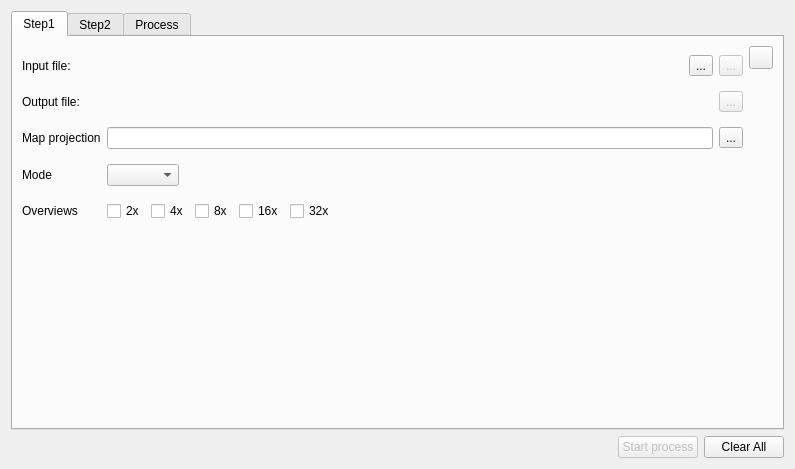
<?xml version="1.0" encoding="UTF-8"?>
<ui version="4.0">
 <class>ICreateMapGeoTiff</class>
 <widget class="QWidget" name="ICreateMapGeoTiff">
  <property name="geometry">
   <rect>
    <x>0</x>
    <y>0</y>
    <width>795</width>
    <height>469</height>
   </rect>
  </property>
  <property name="windowTitle">
   <string>Form</string>
  </property>
  <layout class="QVBoxLayout" name="verticalLayout">
   <item>
    <widget class="QTabWidget" name="tabWidget">
     <property name="currentIndex">
      <number>0</number>
     </property>
     <widget class="QWidget" name="toolBoxStep1">
      <attribute name="icon">
       <iconset>
        <normalon>:/pics/Step1.png</normalon>
       </iconset>
      </attribute>
      <attribute name="title">
       <string>Step1</string>
      </attribute>
      <layout class="QGridLayout" name="gridLayout">
       <item row="0" column="0">
        <layout class="QGridLayout" name="gridLayout_4">
         <property name="sizeConstraint">
          <enum>QLayout::SetMinimumSize</enum>
         </property>
         <item row="0" column="0">
          <widget class="QLabel" name="label_2">
           <property name="sizePolicy">
            <sizepolicy hsizetype="Maximum" vsizetype="Preferred">
             <horstretch>0</horstretch>
             <verstretch>0</verstretch>
            </sizepolicy>
           </property>
           <property name="text">
            <string>Input file:</string>
           </property>
          </widget>
         </item>
         <item row="0" column="1">
          <layout class="QHBoxLayout" name="_4">
           <item>
            <widget class="QLabel" name="labelInputFile">
             <property name="text">
              <string/>
             </property>
             <property name="alignment">
              <set>Qt::AlignLeading|Qt::AlignLeft|Qt::AlignVCenter</set>
             </property>
            </widget>
           </item>
           <item>
            <spacer name="horizontalSpacer_3">
             <property name="orientation">
              <enum>Qt::Horizontal</enum>
             </property>
             <property name="sizeHint" stdset="0">
              <size>
               <width>40</width>
               <height>20</height>
              </size>
             </property>
            </spacer>
           </item>
           <item>
            <widget class="QToolButton" name="pushOpenFile">
             <property name="toolTip">
              <string>open input file</string>
             </property>
             <property name="text">
              <string notr="true">...</string>
             </property>
            </widget>
           </item>
           <item>
            <widget class="QToolButton" name="toolReload">
             <property name="enabled">
              <bool>false</bool>
             </property>
             <property name="toolTip">
              <string>reload input file</string>
             </property>
             <property name="text">
              <string>...</string>
             </property>
            </widget>
           </item>
          </layout>
         </item>
         <item row="1" column="0">
          <widget class="QLabel" name="label_3">
           <property name="sizePolicy">
            <sizepolicy hsizetype="Maximum" vsizetype="Preferred">
             <horstretch>0</horstretch>
             <verstretch>0</verstretch>
            </sizepolicy>
           </property>
           <property name="text">
            <string>Output file:</string>
           </property>
          </widget>
         </item>
         <item row="1" column="1">
          <layout class="QHBoxLayout" name="_5">
           <item>
            <widget class="QLabel" name="labelOutputFile">
             <property name="text">
              <string/>
             </property>
            </widget>
           </item>
           <item>
            <widget class="QToolButton" name="toolOutFile">
             <property name="enabled">
              <bool>false</bool>
             </property>
             <property name="toolTip">
              <string>select output file</string>
             </property>
             <property name="text">
              <string>...</string>
             </property>
            </widget>
           </item>
          </layout>
         </item>
         <item row="2" column="0">
          <widget class="QLabel" name="label">
           <property name="text">
            <string>Map projection</string>
           </property>
          </widget>
         </item>
         <item row="2" column="1">
          <layout class="QHBoxLayout" name="_6">
           <item>
            <widget class="QLineEdit" name="lineMapProjection"/>
           </item>
           <item>
            <widget class="QToolButton" name="toolProjWizard">
             <property name="toolTip">
              <string>Projection Wizard</string>
             </property>
             <property name="text">
              <string>...</string>
             </property>
            </widget>
           </item>
          </layout>
         </item>
         <item row="3" column="0">
          <widget class="QLabel" name="label_4">
           <property name="text">
            <string>Mode</string>
           </property>
          </widget>
         </item>
         <item row="3" column="1">
          <layout class="QHBoxLayout" name="horizontalLayout_2">
           <item>
            <widget class="QComboBox" name="comboMode"/>
           </item>
           <item>
            <spacer name="horizontalSpacer_2">
             <property name="orientation">
              <enum>Qt::Horizontal</enum>
             </property>
             <property name="sizeHint" stdset="0">
              <size>
               <width>40</width>
               <height>20</height>
              </size>
             </property>
            </spacer>
           </item>
          </layout>
         </item>
         <item row="4" column="0">
          <widget class="QLabel" name="label_7">
           <property name="text">
            <string>Overviews</string>
           </property>
          </widget>
         </item>
         <item row="4" column="1">
          <layout class="QHBoxLayout" name="horizontalLayout_3">
           <item>
            <widget class="QCheckBox" name="check2x">
             <property name="text">
              <string>2x</string>
             </property>
            </widget>
           </item>
           <item>
            <widget class="QCheckBox" name="check4x">
             <property name="text">
              <string>4x</string>
             </property>
            </widget>
           </item>
           <item>
            <widget class="QCheckBox" name="check8x">
             <property name="text">
              <string>8x</string>
             </property>
            </widget>
           </item>
           <item>
            <widget class="QCheckBox" name="check16x">
             <property name="text">
              <string>16x</string>
             </property>
            </widget>
           </item>
           <item>
            <widget class="QCheckBox" name="check32x">
             <property name="text">
              <string>32x</string>
             </property>
            </widget>
           </item>
           <item>
            <spacer name="horizontalSpacer">
             <property name="orientation">
              <enum>Qt::Horizontal</enum>
             </property>
             <property name="sizeHint" stdset="0">
              <size>
               <width>40</width>
               <height>20</height>
              </size>
             </property>
            </spacer>
           </item>
          </layout>
         </item>
        </layout>
       </item>
       <item row="0" column="1">
        <layout class="QVBoxLayout" name="_2">
         <item>
          <widget class="CHelpButton" name="helpStep1">
           <property name="toolTip">
            <string>Help</string>
           </property>
           <property name="text">
            <string notr="true"/>
           </property>
          </widget>
         </item>
         <item>
          <spacer name="verticalSpacer">
           <property name="orientation">
            <enum>Qt::Vertical</enum>
           </property>
           <property name="sizeHint" stdset="0">
            <size>
             <width>20</width>
             <height>40</height>
            </size>
           </property>
          </spacer>
         </item>
        </layout>
       </item>
       <item row="1" column="0">
        <spacer name="verticalSpacer_2">
         <property name="orientation">
          <enum>Qt::Vertical</enum>
         </property>
         <property name="sizeHint" stdset="0">
          <size>
           <width>20</width>
           <height>187</height>
          </size>
         </property>
        </spacer>
       </item>
      </layout>
     </widget>
     <widget class="QWidget" name="toolBoxStep2">
      <attribute name="icon">
       <iconset>
        <normalon>:/pics/Step2.png</normalon>
       </iconset>
      </attribute>
      <attribute name="title">
       <string>Step2</string>
      </attribute>
      <layout class="QGridLayout" name="gridLayout_2">
       <item row="0" column="0">
        <layout class="QVBoxLayout" name="verticalLayout_2">
         <property name="sizeConstraint">
          <enum>QLayout::SetMinimumSize</enum>
         </property>
         <item>
          <layout class="QHBoxLayout" name="horizontalLayout_4">
           <item>
            <widget class="QLabel" name="label_5">
             <property name="text">
              <string>Ref. projection</string>
             </property>
            </widget>
           </item>
           <item>
            <widget class="QLineEdit" name="lineGCPProjection"/>
           </item>
           <item>
            <widget class="QToolButton" name="toolGCPProjWizard">
             <property name="toolTip">
              <string>&lt;html&gt;&lt;head&gt;&lt;meta name=&quot;qrichtext&quot; content=&quot;1&quot; /&gt;&lt;style type=&quot;text/css&quot;&gt;
p, li { white-space: pre-wrap; }
&lt;/style&gt;&lt;/head&gt;&lt;body style=&quot; font-family:'URW Gothic L'; font-size:9pt; font-weight:200; font-style:normal;&quot;&gt;
&lt;p style=&quot; margin-top:0px; margin-bottom:0px; margin-left:0px; margin-right:0px; -qt-block-indent:0; text-indent:0px;&quot;&gt;Projection Wizard&lt;/p&gt;&lt;/body&gt;&lt;/html&gt;</string>
             </property>
             <property name="text">
              <string>...</string>
             </property>
            </widget>
           </item>
          </layout>
         </item>
         <item>
          <layout class="QGridLayout" name="gridLayout_3">
           <item row="0" column="0">
            <widget class="QTreeWidget" name="treeWidget">
             <property name="enabled">
              <bool>false</bool>
             </property>
             <property name="sizePolicy">
              <sizepolicy hsizetype="Expanding" vsizetype="MinimumExpanding">
               <horstretch>0</horstretch>
               <verstretch>0</verstretch>
              </sizepolicy>
             </property>
             <property name="minimumSize">
              <size>
               <width>0</width>
               <height>150</height>
              </size>
             </property>
             <property name="selectionMode">
              <enum>QAbstractItemView::ExtendedSelection</enum>
             </property>
             <column>
              <property name="text">
               <string>label</string>
              </property>
             </column>
             <column>
              <property name="text">
               <string>Coord.</string>
              </property>
             </column>
             <column>
              <property name="text">
               <string>x</string>
              </property>
             </column>
             <column>
              <property name="text">
               <string>y</string>
              </property>
             </column>
            </widget>
           </item>
           <item row="0" column="1">
            <layout class="QVBoxLayout" name="_3">
             <item>
              <widget class="QPushButton" name="pushAddRef">
               <property name="enabled">
                <bool>false</bool>
               </property>
               <property name="text">
                <string>Add Ref.</string>
               </property>
              </widget>
             </item>
             <item>
              <widget class="QPushButton" name="pushLoadRef">
               <property name="enabled">
                <bool>false</bool>
               </property>
               <property name="text">
                <string>Load Ref.</string>
               </property>
              </widget>
             </item>
             <item>
              <widget class="QPushButton" name="pushSaveRef">
               <property name="enabled">
                <bool>false</bool>
               </property>
               <property name="text">
                <string>Save Ref.</string>
               </property>
              </widget>
             </item>
             <item>
              <widget class="QPushButton" name="pushDelRef">
               <property name="enabled">
                <bool>false</bool>
               </property>
               <property name="text">
                <string>Delete Ref.</string>
               </property>
              </widget>
             </item>
             <item>
              <widget class="QPushButton" name="pushGridTool">
               <property name="enabled">
                <bool>false</bool>
               </property>
               <property name="text">
                <string>Grid Tool</string>
               </property>
              </widget>
             </item>
             <item>
              <spacer>
               <property name="orientation">
                <enum>Qt::Vertical</enum>
               </property>
               <property name="sizeHint" stdset="0">
                <size>
                 <width>20</width>
                 <height>1</height>
                </size>
               </property>
              </spacer>
             </item>
            </layout>
           </item>
           <item row="1" column="0">
            <widget class="QLabel" name="label_6">
             <property name="sizePolicy">
              <sizepolicy hsizetype="Preferred" vsizetype="MinimumExpanding">
               <horstretch>0</horstretch>
               <verstretch>0</verstretch>
              </sizepolicy>
             </property>
             <property name="text">
              <string>Use the n and b key to step between reference points while fine tuning the points on the map.</string>
             </property>
             <property name="wordWrap">
              <bool>true</bool>
             </property>
            </widget>
           </item>
          </layout>
         </item>
        </layout>
       </item>
       <item row="0" column="1">
        <layout class="QVBoxLayout" name="_7">
         <item>
          <widget class="CHelpButton" name="helpStep2">
           <property name="enabled">
            <bool>false</bool>
           </property>
           <property name="text">
            <string notr="true"/>
           </property>
          </widget>
         </item>
         <item>
          <spacer name="verticalSpacer_3">
           <property name="orientation">
            <enum>Qt::Vertical</enum>
           </property>
           <property name="sizeHint" stdset="0">
            <size>
             <width>20</width>
             <height>1</height>
            </size>
           </property>
          </spacer>
         </item>
        </layout>
       </item>
       <item row="1" column="0">
        <spacer name="verticalSpacer_4">
         <property name="orientation">
          <enum>Qt::Vertical</enum>
         </property>
         <property name="sizeHint" stdset="0">
          <size>
           <width>20</width>
           <height>105</height>
          </size>
         </property>
        </spacer>
       </item>
      </layout>
     </widget>
     <widget class="QWidget" name="toolBoxStep3">
      <attribute name="icon">
       <iconset>
        <normalon>:/pics/Step3.png</normalon>
       </iconset>
      </attribute>
      <attribute name="title">
       <string>Process</string>
      </attribute>
      <layout class="QGridLayout" name="gridLayout_5">
       <item row="0" column="0">
        <layout class="QVBoxLayout" name="verticalLayout_4">
         <property name="sizeConstraint">
          <enum>QLayout::SetMinimumSize</enum>
         </property>
         <item>
          <widget class="QTextBrowser" name="textBrowser">
           <property name="enabled">
            <bool>false</bool>
           </property>
           <property name="lineWrapMode">
            <enum>QTextEdit::NoWrap</enum>
           </property>
          </widget>
         </item>
        </layout>
       </item>
       <item row="0" column="1">
        <layout class="QVBoxLayout" name="_9">
         <item>
          <widget class="CHelpButton" name="helpStep3">
           <property name="enabled">
            <bool>false</bool>
           </property>
           <property name="text">
            <string notr="true"/>
           </property>
          </widget>
         </item>
         <item>
          <spacer name="verticalSpacer_6">
           <property name="orientation">
            <enum>Qt::Vertical</enum>
           </property>
           <property name="sizeHint" stdset="0">
            <size>
             <width>20</width>
             <height>40</height>
            </size>
           </property>
          </spacer>
         </item>
        </layout>
       </item>
      </layout>
     </widget>
    </widget>
   </item>
   <item>
    <layout class="QHBoxLayout" name="horizontalLayout_8">
     <item>
      <spacer name="horizontalSpacer_4">
       <property name="orientation">
        <enum>Qt::Horizontal</enum>
       </property>
       <property name="sizeHint" stdset="0">
        <size>
         <width>40</width>
         <height>20</height>
        </size>
       </property>
      </spacer>
     </item>
     <item>
      <widget class="QPushButton" name="pushGoOn">
       <property name="enabled">
        <bool>false</bool>
       </property>
       <property name="text">
        <string>Start process</string>
       </property>
      </widget>
     </item>
     <item>
      <widget class="QPushButton" name="pushClearAll">
       <property name="text">
        <string>Clear All</string>
       </property>
      </widget>
     </item>
    </layout>
   </item>
  </layout>
 </widget>
 <customwidgets>
  <customwidget>
   <class>CHelpButton</class>
   <extends>QToolButton</extends>
   <header>CHelpButton.h</header>
  </customwidget>
 </customwidgets>
 <resources/>
 <connections/>
</ui>
